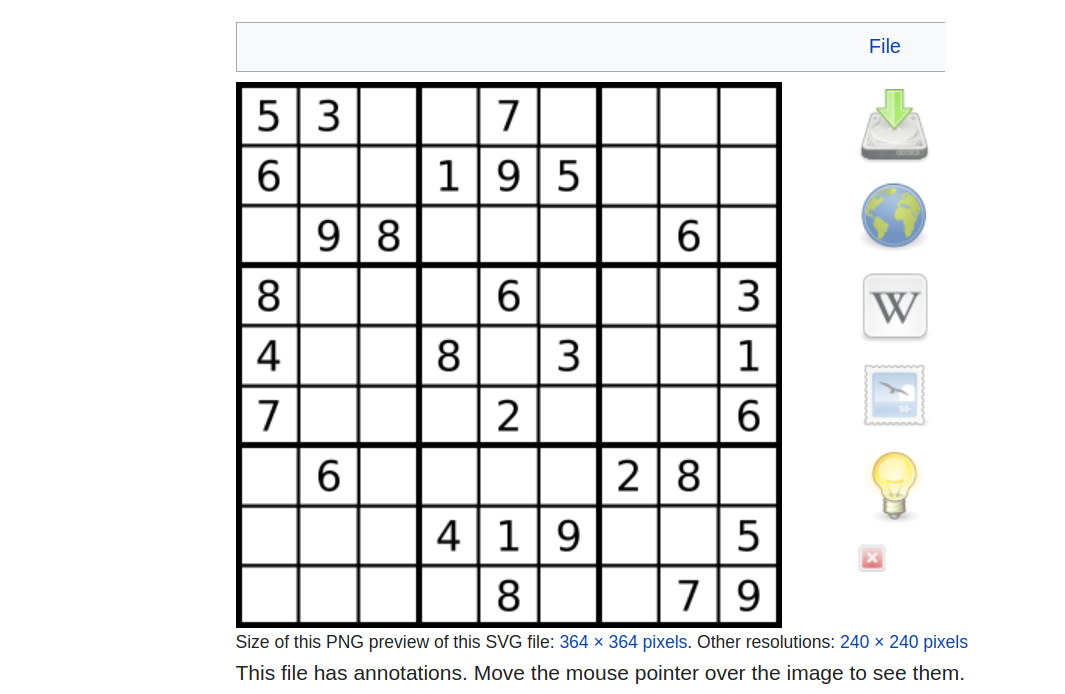
#> input picture solver/examples/11.png, 1065 x 694 px, found by its file name; its folder holds 5 pictures in this run
$ jupyter execute --allow-errors sudoku_grid_detection.ipynb
#> lines starting #> are read from the running program, lines starting #| are printed output that depends on the picture; after the words box and inside, x2 and y2 are one past the last pixel; in counts of white or black regions, pixels touching at a corner belong together
# Grid detection

[cell 1]
import math
import operator
import cv2 as cv
import os
import sys
import numpy as np
from matplotlib import pyplot as plt
from tensorflow.keras import utils
from tensorflow.keras.datasets import mnist
from tensorflow.keras.models import Sequential
from tensorflow.keras.callbacks import ModelCheckpoint
from tensorflow.keras.backend import image_data_format
from tensorflow.keras.layers import Dense, Dropout, Flatten, Conv2D, MaxPooling2D

[cell 2]
EXAMPLES_PATH = "../../examples/"
filenames = [ os.path.join(EXAMPLES_PATH, filename) for filename in os.listdir(EXAMPLES_PATH) ]

# Image transformation

#> (a cell that did not finish here is left out)

#> (a cell that did not finish here is left out)

[cell 5]
# [5 lines left out: function rotate_image, not called in this run]

#> (a cell that did not finish here is left out)

#> (a cell that did not finish here is left out)

#> (a cell that did not finish here is left out)

#> (a cell that did not finish here is left out)

#> (a cell that did not finish here is left out)

[cell 11]
# [4 lines left out: function resize_contour, not called in this run]

[cell 12]
def get_grid(image):
    blurred = cv.GaussianBlur(image.copy(), (7,7), 0)
    processed_image = cv.adaptiveThreshold(blurred, 255, cv.ADAPTIVE_THRESH_GAUSSIAN_C, cv.THRESH_BINARY_INV, 11, 2)
    countours, _ = cv.findContours(processed_image, cv.RETR_TREE, cv.CHAIN_APPROX_NONE)
    sudoku_grid = sorted(countours, key=cv.contourArea, reverse=True)[0]

    # plt.imshow(cv.drawContours(image.copy(), sudoku_grid, -1, (255,255,255), 3))
    # plt.figure()

    epsilon = 0.1*cv.arcLength(sudoku_grid,True)
    grid_edges = cv.approxPolyDP(sudoku_grid, epsilon,True)
    return grid_edges
    # continuous_curve = cv.drawContours(image, [grid_edges], -1, (0,255,0), 3)
    # return continuous_curve

[cell 13]
def rotate_image(image, angle):
  image_center = tuple(np.array(image.shape[1::-1]) / 2)
  rot_mat = cv.getRotationMatrix2D(image_center, angle, 1.0)
  result = cv.warpAffine(image, rot_mat, image.shape[1::-1], flags=cv.INTER_LINEAR)
  return result

[cell 14]
""" From the original image crop only the sudoku grid """
def crop_grid(image, grid_edges):
    longest_side = max(
        [
            cv.norm(grid_edges[0][0], grid_edges[1][0]), # top left vs top right
            cv.norm(grid_edges[1][0], grid_edges[2][0]), # top right vs bottom right
            cv.norm(grid_edges[2][0], grid_edges[3][0]), # bottom right vs bottom left
            cv.norm(grid_edges[3][0], grid_edges[0][0])  # bottom left vs top left
        ]
    )
    src = np.array([grid_edges[1][0], grid_edges[0][0], grid_edges[3][0], grid_edges[2][0]], dtype=np.float32)

    dst = np.array([[0, 0], [longest_side - 1, 0], [longest_side - 1, longest_side - 1], [0, longest_side - 1]], dtype=np.float32)
    tranformed_perspective = cv.getPerspectiveTransform(src, dst)

    warped_image = cv.warpPerspective(image.copy(), tranformed_perspective, (int(longest_side), int(longest_side)))
    angle = 90
    warped_image = rotate_image(warped_image, angle)
    return warped_image

[cell 15]
def get_split_numbers(image):
    processed_image = image.copy()

    cv.bitwise_not(processed_image, processed_image)
    plt.imshow(processed_image)
    plt.figure()
    numbers = []
    for i in range(9):
        for j in range(9):
            width = int(processed_image.shape[0]/9)
            height = int(processed_image.shape[1]/9)
            numbers.append(
                processed_image[i*width:i*width + width, j*height:j*height + height])

    return numbers

[cell 16]
# list all files in the directory ../imgs/examples
import os

#> (the rest of this cell did not finish here and is left out)

[cell 17]
# [4 lines left out: function resize_contour, not called in this run]

[cell 18]
# [10 lines left out: function preprocess_image, not called in this run]

[cell 19]
image = cv.imread("../imgs/examples/11.png")
#> image is the input picture: shape (694, 1065, 3); mean B, G, R 233.1, 233.2, 232.9
image = cv.cvtColor(image, cv.COLOR_BGR2GRAY)
#> image: shape (694, 1065)

grid_edges = get_grid(image)
#> in get_grid, `blurred = cv.GaussianBlur(image.copy(), (7,7), 0)`:
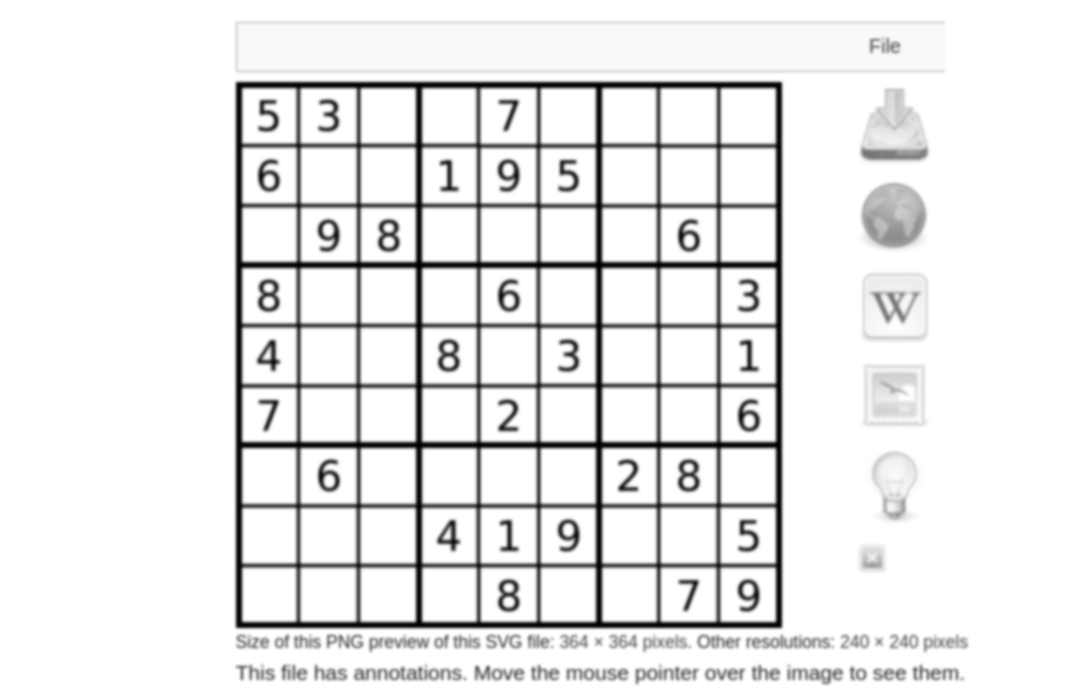
#> blurred: shape (694, 1065); min 0, max 255, mean 233.1
#> in get_grid, `processed_image = cv.adaptiveThreshold(blurred, 255, cv.ADAPTIVE_THRES..`:
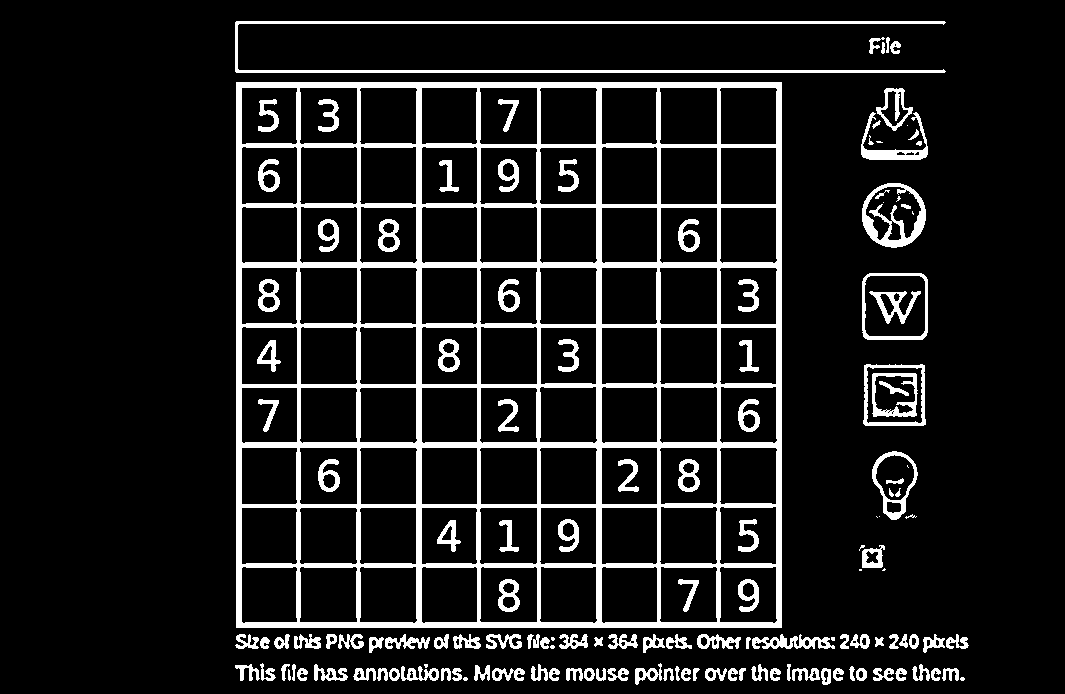
#> processed_image: shape (694, 1065); 11.4% white; 145 white regions (17 under 20 px)
#> in get_grid, `countours, _ = cv.findContours(processed_image, cv.RETR_TREE, cv.CHAIN..`: countours = 324 contours, 55 with area under 20; largest, box (x1, y1, x2, y2) and area: (236, 82, 782, 628) 297025, (862, 273, 928, 340) 4227, (864, 275, 926, 337) 3648, (863, 364, 926, 426) 3614, (299, 447, 358, 505) 3254
#> in get_grid, `sudoku_grid = sorted(countours, key=cv.contourArea, reverse=True)[0]`: sudoku_grid = contour of 2180 points, box (x1, y1, x2, y2) (236, 82, 782, 628), area 297025
#> in get_grid, `epsilon = 0.1*cv.arcLength(sudoku_grid,True)`: epsilon = 218
#> in get_grid, `grid_edges = cv.approxPolyDP(sudoku_grid, epsilon,True)`: grid_edges = [[236, 82], [236, 627], [781, 627], [781, 82]]
#> grid_edges = [[236, 82], [236, 627], [781, 627], [781, 82]]

new_image = crop_grid(image, grid_edges)
#> in crop_grid, `longest_side = max( [ cv.norm(grid_edges[0][0], grid_edges[1][0]),`: longest_side = 545
#> in crop_grid, `src = np.array([grid_edges[1][0], grid_edges[0][0], grid_edges[3][0], ..`: src = [[236, 627], [236, 82], [781, 82], [781, 627]]
#> in crop_grid, `dst = np.array([[0, 0], [longest_side - 1, 0], [longest_side - 1, long..`: dst = [[0, 0], [544, 0], [544, 544], [0, 544]]
#> in crop_grid, `tranformed_perspective = cv.getPerspectiveTransform(src, dst)`: tranformed_perspective = [[0, -0.998, 625.8], [0.998, 0, -235.6], [0, 0, 1]]
#> in crop_grid, `warped_image = cv.warpPerspective(image.copy(), tranformed_perspective..`:
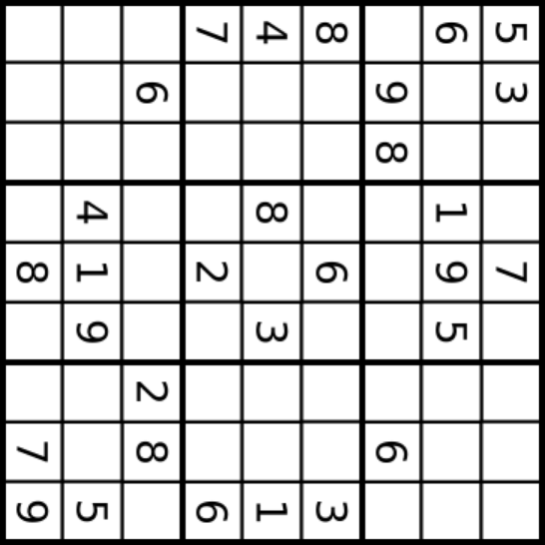
#> warped_image: shape (545, 545); min 0, max 255, mean 208.6
#> in rotate_image, `result = cv.warpAffine(image, rot_mat, image.shape[1::-1], flags=cv.IN..`:
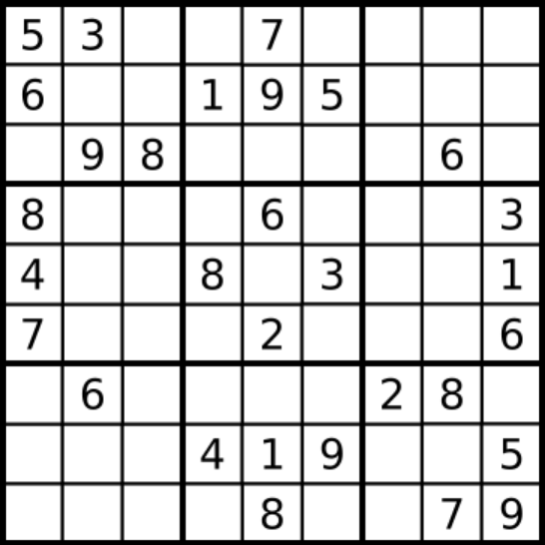
#> result: shape (545, 545); min 0, max 255, mean 208.6

# convert to black and white
new_image = cv.threshold(new_image, 0, 255, cv.THRESH_BINARY_INV | cv.THRESH_OTSU)[1]
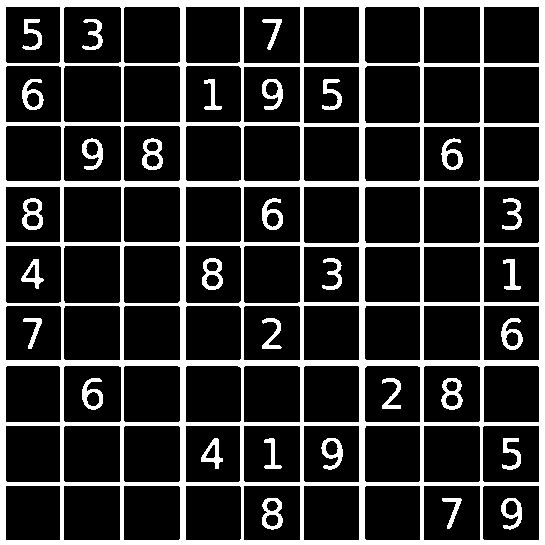
#> new_image: shape (545, 545); 19.3% white; 31 white regions, largest, box (x1, y1, x2, y2) and area: (0, 0, 545, 545) 48664, (441, 378, 463, 410) 355, (262, 498, 283, 530) 353
# convert to RGB
new_image = cv.cvtColor(new_image, cv.COLOR_GRAY2RGB)
# invert the image
new_image = cv.bitwise_not(new_image)


plt.imshow(new_image)

nums = get_split_numbers(new_image)
#> after the loop in get_split_numbers, `for i in range(9):`: numbers = 81 items
#> nums = 81 items

[cell 20]
# make a plot containing all of the nums in the grid with 9x9 subplots
# each subplot contains a single number

plt.figure(figsize=(10,10))
for i in range(81):
    plt.subplot(9,9,i+1)

    # convert to black and white
    # nums[i] = cv.cvtColor(nums[i], cv.COLOR_BGR2GRAY)

    plt.imshow(nums[i])
    plt.axis('off')
plt.show()
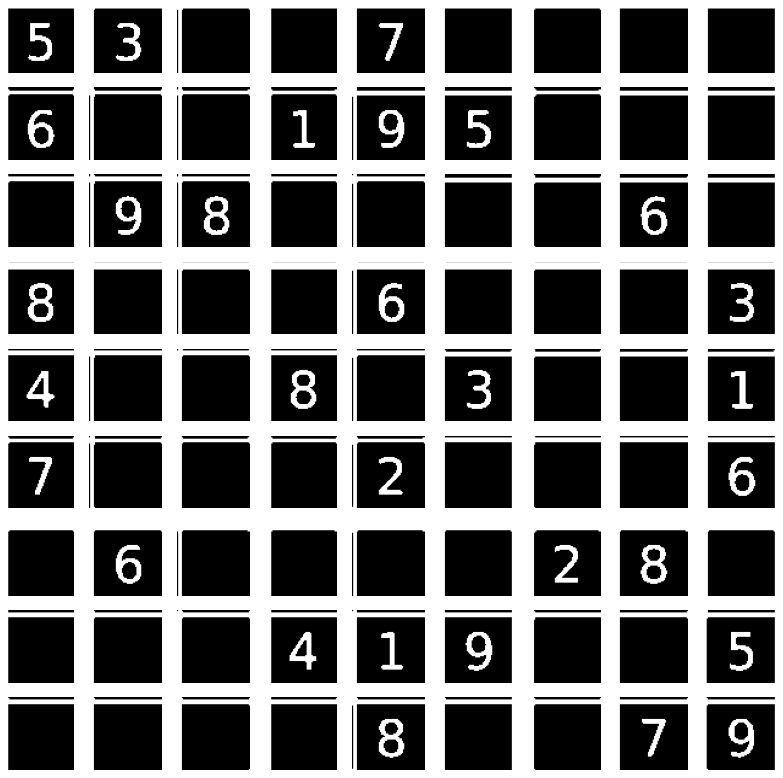
#> figure drawn by matplotlib, 81 panels

[cell 21]
# load image from ../imgs/training_data/digits.png

img = cv.imread('../imgs/learning_data/digits.png')
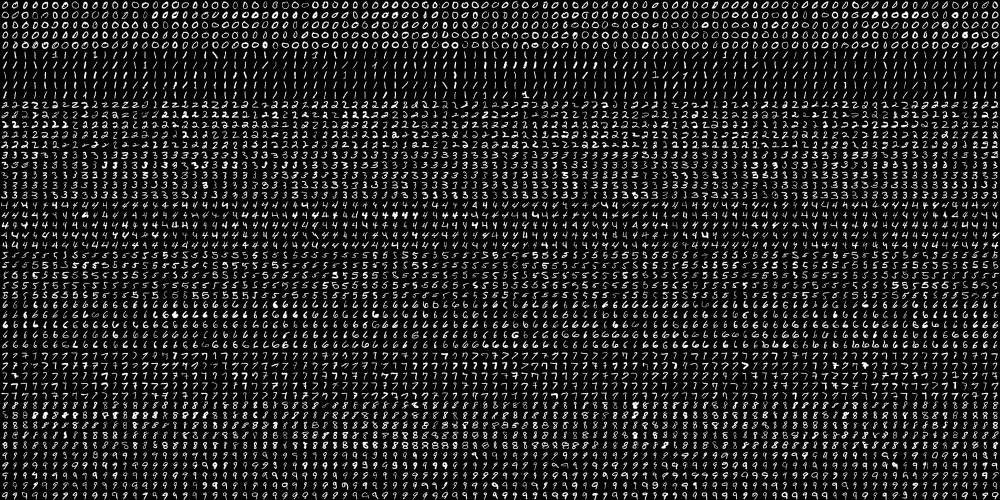
#> input picture sudoku-analysis/imgs/learning_data/digits.png, 2000 x 1000 px, found by its file name (shown at 1/2 size)
#> img is the input picture: shape (1000, 2000, 3); min 0, max 255, mean 33.8

# cut first 28x28 image
img = img[28*20:28*21, 0:28*5]
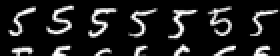
#> img: shape (28, 140, 3) (shown 2 times larger); min 0, max 255, mean 32.7

plt.imshow(img)

[cell 22]
num = nums[0]
#> num: shape (60, 60, 3); 28% white; 2 white regions, box (x1, y1, x2, y2) and area: (0, 0, 60, 60) 738, (22, 19, 42, 50) 269

# num = cv.resize(num[int(num.shape[0]*0.15):int(num.shape[0]),int(num.shape[1]*0.2):int(num.shape[1])], (60,60))

_,num_thresh = cv.threshold(num, 150, 255, cv.THRESH_BINARY)

num_thresh = cv.resize(num_thresh, (28,28))


# num_thresh = num_thresh.reshape(1, IMG_ROWS, IMG_COLS, 1)

# contours, _ = cv.findContours(num_thresh, cv.RETR_TREE, cv.CHAIN_APPROX_SIMPLE)

plt.imshow(num_thresh)

[cell 23]
resized_image = cv.resize(num_thresh, (28, 28))

# Step 2: Convert the resized image to grayscale and add a batch dimension
gray_image = cv.cvtColor(resized_image, cv.COLOR_RGB2GRAY).reshape((1, 28, 28, 1))
# gray_image = gray_image.reshape((1, 28, 28, 1))

plt.imshow(gray_image[0, ..., 0])
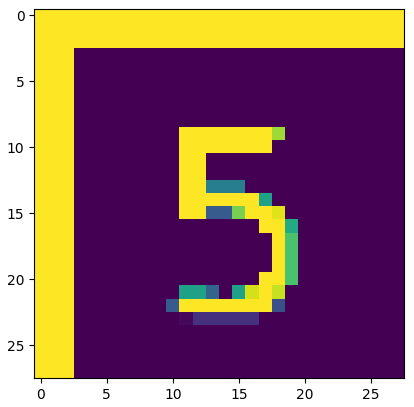
#> figure drawn by matplotlib, 1 panel

[cell 24]
# Assuming your image is in the variable 'image'
# For this example, let's assume 'image' is a (60, 60, 3) numpy array

# Step 1: Resize the image to (28, 28, 3) using cv2
resized_image = cv.resize(num_thresh, (28, 28))

# Step 2: Convert the resized image to grayscale and add a batch dimension
gray_image = cv.cvtColor(resized_image, cv.COLOR_RGB2GRAY)
gray_image = gray_image.reshape((1, 28, 28, 1))

# 'gray_image' is now in the required shape (1, 28, 28, 1)

# Optional: Display the original and resized grayscale images using matplotlib
plt.figure(figsize=(8, 4))
plt.subplot(1, 2, 1)
plt.imshow(image)
plt.title('Original Image (60x60x3)')
plt.axis('off')

plt.subplot(1, 2, 2)
plt.imshow(gray_image[0, ..., 0], cmap='gray')
plt.title('Resized Grayscale Image (28x28x1)')
plt.axis('off')

plt.show()

#> (a cell that did not finish here is left out)

[cell 26]
num = nums[0]

num = cv.resize(num[int(num.shape[0]*0.15):int(num.shape[0]),int(num.shape[1]*0.2):int(num.shape[1])], (60,60))


_,num_thresh = cv.threshold(num, 150, 255, cv.THRESH_BINARY)
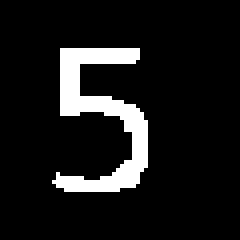
#> num_thresh: shape (60, 60, 3) (shown 4 times larger); 9.9% white; 1 white region, box (x1, y1, x2, y2) and area: (13, 12, 37, 48) 355

#> (the rest of this cell did not finish here and is left out)
